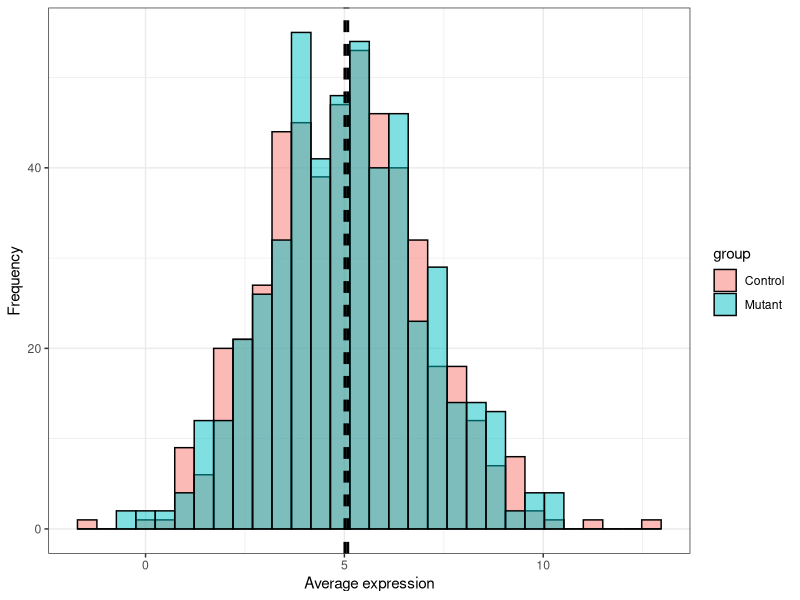

The R source for this figure:
# Introduction to Computational Statistics
# Jesús Urtasun Elizari: MRC LMS 2026
# Chapter 3: Hypothesis testing (I)



# Exercise 2:

# 1. Read control and mutant expression data from the data/ directory

# 2. Plot both distributions as a histogram

# 3. Compute manually a one-sample t-statistic, and a P-value by computing the cumulative probabiltiy of the t distribution

# 4. Compare with scipy implementation: Use the stats.ttest_1samp library



# Import libraries ................................................................................

library(ggplot2)



# Load data .......................................................................................
cat("\nLoading data\n")

# Read csv data
df_control <- read.csv("data/exp_control.csv")
df_mutant1 <- read.csv("data/exp_mutant1.csv")

# Extract values as numeric vector
control_expr <- df_control$avg_expression
mutant1_expr <- df_mutant1$avg_expression



# Visual inspection: histogram ....................................................................

df_plot <- data.frame(
    value = c(control_expr, mutant1_expr),
    group = rep(c("Control", "Mutant"), c(length(control_expr), length(mutant1_expr)))
)

ggplot(df_plot, aes(x = value, fill = group)) +
    geom_histogram(position = "identity", bins = 30, alpha = 0.5, color = "black") +
    geom_vline(xintercept = mean(control_expr), linetype = "dashed", size = 1) +
    geom_vline(xintercept = mean(mutant1_expr), linetype = "dashed", size = 1) +
    labs(x = "Average expression", y = "Frequency") +
    theme_bw()



# Hypothesis testing (manual implementation) .................................................

# H0: mean(control) = mean(mutant)
# H1: mean(control) > mean(mutant)
mu <- mean(control_expr)
xbar <- mean(mutant1_expr)
s <- sd(mutant1_expr)
n <- length(mutant1_expr)
se <- s / sqrt(n)
cat(sprintf("\nExpected value (mu control) = %.3f\n", mu))
cat(sprintf("Sample mean (xbar mutant) = %.3f\n", xbar))
cat(sprintf("Standard error = %.3f\n", se))

# Manual t-statistic
t_stat <- (xbar - mu) / (s / sqrt(n))
df <- n - 1

# One-sided p-value using t distribution
p_value_manual <- 1 - pt(t_stat, df)
cat("\nOne-sample t-test: compare sample mean to expected value (manual)\n")
cat(sprintf("t statistic = %.3f\n", t_stat))
cat(sprintf("p-value = %.4e\n", p_value_manual))



# Hypothesis testing (Scipy implementation) .................................................

t_test <- t.test(mutant1_expr, mu = mu)

# Convert to one-sided p-value
p_value_one_sided <- if (t_test$statistic > 0) t_test$p.value / 2 else 1
cat("\nOne-sample t-test: compare sample mean to expected value (R)\n")
cat(sprintf("t statistic = %.3f\n", t_test$statistic))
cat(sprintf("p-value = %.4e\n", p_value_one_sided))



# Interpret result (significance level 0.05) ......................................................
alpha <- 0.05
if (p_value_manual < alpha) {
    cat("\np-value < significance threshold: Reject H0:\nExpression in mutant significantly different from expression in control.\n")
} else {
    cat("\np-value > significance threshold: Accept H0:\nNo evidence of expression in mutant significantly different than in control.\n")
}
